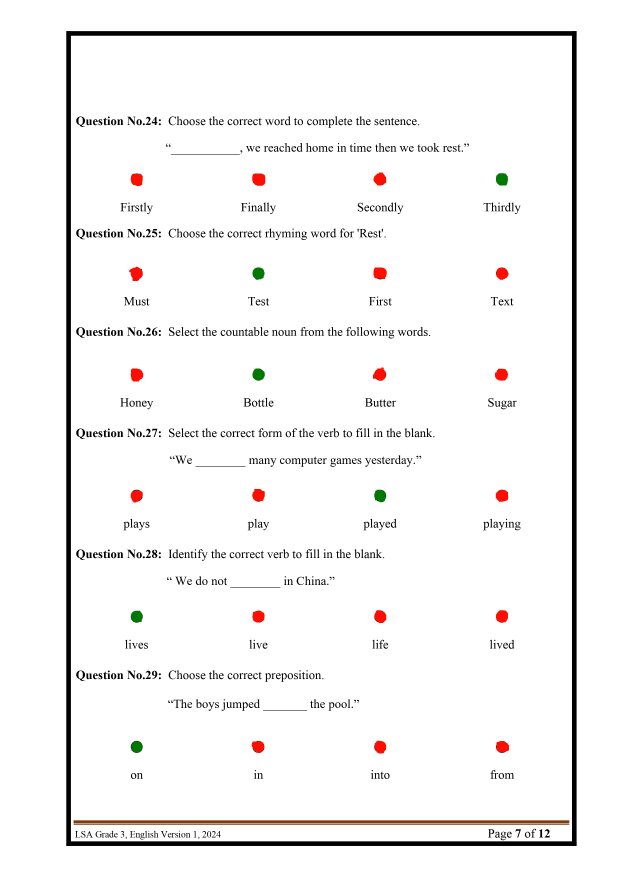
#> input picture input/correctans.png, 2481 x 3508 px (shown at 1/4 size)
$ python cordinate_helper.py
#> lines starting #> are read from the running program, lines starting #| are printed output that depends on the picture; after the words box and inside, x2 and y2 are one past the last pixel; in counts of white or black regions, pixels touching at a corner belong together
### helper.py
import cv2
import numpy as np
import utils

def need_img(image_path):
    img = cv2.imread(image_path)
    widthImg=700
    heightImg=700

    img=cv2.resize(img,(widthImg, heightImg))

    # Convert to grayscale
    gray = cv2.cvtColor(img, cv2.COLOR_BGR2GRAY)


    # Apply binary thresholding
    _, binary = cv2.threshold(gray, 0, 255, cv2.THRESH_BINARY+cv2.THRESH_OTSU)

    contours, _ = cv2.findContours(binary, mode=cv2.RETR_TREE, method=cv2.CHAIN_APPROX_SIMPLE)
    rect_contours=utils.rectContour(contours)

    boundary_contours=rect_contours[1]
    boundary_contours_points=utils.getCornerPoints(boundary_contours)
    boundary_contours_points=utils.reorder(boundary_contours_points)
    pts1 = np.float32(boundary_contours_points) # PREPARE POINTS FOR WARP
    pts2 = np.float32([[0, 0],[widthImg, 0], [0, heightImg],[widthImg, heightImg]])
    matrix = cv2.getPerspectiveTransform(pts1, pts2) # GET TRANSFORMATION MATRIX
    imgWarpColored = cv2.warpPerspective(img, matrix, (widthImg, heightImg))
    # cv2.imwrite("test1.jpg",imgWarpColored)


    return imgWarpColored


def cir_cordinates(img):
    # gray = cv2.cvtColor(img, cv2.COLOR_BGR2GRAY)


    # Apply binary thresholding
    # cv2.imwrite("img1.jpg",img)
    _, binary = cv2.threshold(img, 0, 255, cv2.THRESH_BINARY+cv2.THRESH_OTSU)

    contours, _ = cv2.findContours(binary, mode=cv2.RETR_TREE, method=cv2.CHAIN_APPROX_SIMPLE)


    # rect_contours=utils.rectContour(contours)
    cir_contours=utils.circleContour(contours)


    return cir_contours


def rearrangeCoordinates(circleCon):
    sorted_circles = sorted(circleCon, key=lambda x: (x[0][1], x[0][0]))
    return sorted_circles


# [16 lines left out: function add_response, not called in this run]

### utils.py
import cv2
import numpy as np


# [35 lines left out: function stackImages, not called in this run]

def reorder(myPoints):

    myPoints = myPoints.reshape((4, 2)) # REMOVE EXTRA BRACKET
    print(myPoints)
    myPointsNew = np.zeros((4, 1, 2), np.int32) # NEW MATRIX WITH ARRANGED POINTS
    add = myPoints.sum(1)
    print(add)
    print(np.argmax(add))
    myPointsNew[0] = myPoints[np.argmin(add)]  #[0,0]
    myPointsNew[3] =myPoints[np.argmax(add)]   #[w,h]
    diff = np.diff(myPoints, axis=1)
    myPointsNew[1] =myPoints[np.argmin(diff)]  #[w,0]
    myPointsNew[2] = myPoints[np.argmax(diff)] #[h,0]

    return myPointsNew


def rectContour(contours):

    rectCon = []
    max_area = 0
    for i in contours:
        area = cv2.contourArea(i)
        if area > 50:
            peri = cv2.arcLength(i, True)
            approx = cv2.approxPolyDP(i, 0.02 * peri, True)
            if len(approx) == 4:
                rectCon.append(i)
    rectCon = sorted(rectCon, key=cv2.contourArea,reverse=True)
    #print(len(rectCon))
    return rectCon
def getCornerPoints(cont):
    peri = cv2.arcLength(cont, True) # LENGTH OF CONTOUR
    approx = cv2.approxPolyDP(cont, 0.02 * peri, True) # APPROXIMATE THE POLY TO GET CORNER POINTS
    return approx


def circleContour(contours):
    circleCon = []
    for contour in contours:
        area = cv2.contourArea(contour)
        if area > 50:
            perimeter = cv2.arcLength(contour, True)
            if perimeter == 0:  # To avoid division by zero
                continue
            circularity = 4 * np.pi * (area / (perimeter * perimeter))
            if 0.7 < circularity < 1.2:  # Adjust the range to match circular contours more precisely
                ((x, y), radius) = cv2.minEnclosingCircle(contour)
                center = (int(x), int(y))
                radius = int(radius)
                circleCon.append((center, radius))
    return circleCon


# [14 lines left out: function is_circle_filled, not called in this run]

### cordinate_helper.py
import cv2
import numpy as np
import os
import requests
import helper


all_cor="./input/correctans.png"
url = "http://127.0.0.1:8000/json-file"

pg_no=1

img = cv2.imread(all_cor)
#> img is the input picture: shape (3508, 2481, 3); mean B, G, R 243.5, 243.9, 244.9
widthImg=700
heightImg=700
img=cv2.resize(img,(widthImg, heightImg))
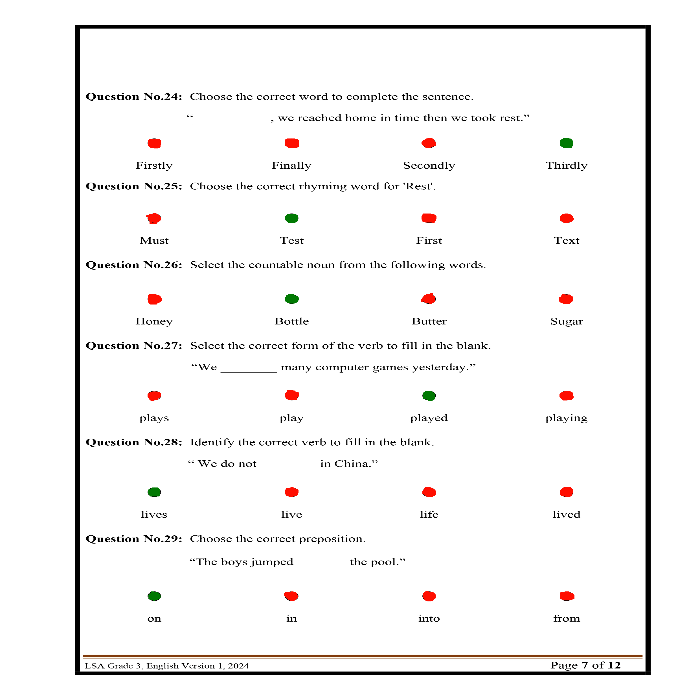
#> img: shape (700, 700, 3); mean B, G, R 243.8, 244.2, 245.2

# Convert to grayscale
gray = cv2.cvtColor(img, cv2.COLOR_BGR2GRAY)


all_cor=helper.need_img(all_cor)
#> in need_img, `_, binary = cv2.threshold(gray, 0, 255, cv2.THRESH_BINARY+cv2.THRESH_O..`:
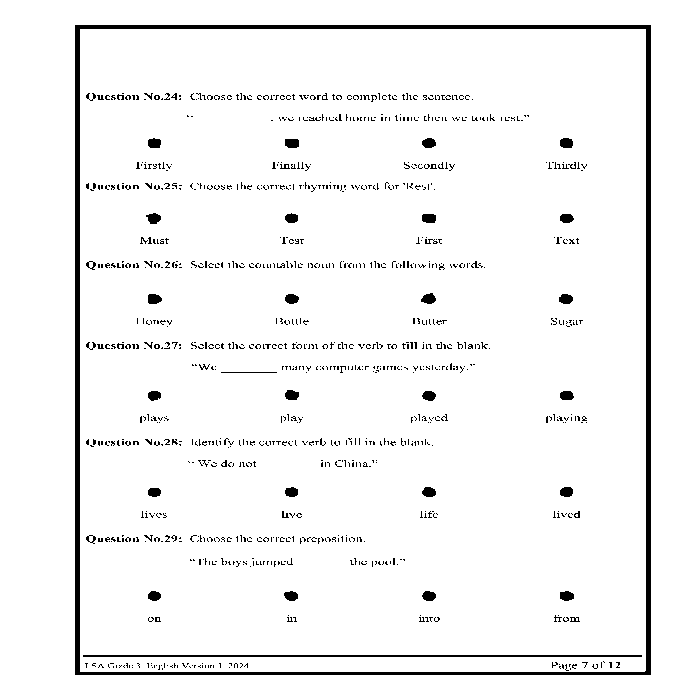
#> binary: shape (700, 700); 95.7% white; 997 black regions (936 under 20 px)
#> in need_img, `contours, _ = cv2.findContours(binary, mode=cv2.RETR_TREE, method=cv2...`: contours = 1591 contours, 1481 with area under 20; largest, box (x1, y1, x2, y2) and area: (0, 0, 700, 700) 488601, (74, 24, 652, 676) 375625, (80, 29, 646, 672) 362730, (82, 654, 643, 658) 1678, (284, 138, 300, 149) 138
#> the loop in rectContour, `for i in contours:` made 1591 passes
#> (area, peri, approx) on passes 1, 2, 3, 103, 635: (488601, 2796, [[0, 0], [0, 699], [699, 699], [699, 0]]), (375625, 2453.7, [[75, 24], [651, 25], [650, 675], [74, 674]]), (362729.5, 2413.4, [[80, 29], [80, 671], [644, 671], [645, 29]]), (1678, 1123.7, [[82, 655], [642, 656]]), (112, 115.7, [[220, 372], [277, 372]])
#> (area, peri) on passes 111, 130, 131, 132, 133, 359: (53.5, 41.56), (132, 44.97), (127, 42.63), (125.5, 43.21), (119.5, 41.21), (117, 40.97)
#> after the loop in rectContour, `for i in contours:`: rectCon = 3 contours; box (x1, y1, x2, y2) and area: (0, 0, 700, 700) 488601, (74, 24, 652, 676) 375625, (80, 29, 646, 672) 362730
#> in need_img, `rect_contours=utils.rectContour(contours)`: rect_contours has the same summary as rectCon in rectContour
#> in need_img, `boundary_contours=rect_contours[1]`: boundary_contours = [[74, 25], [75, 24], [650, 24], [651, 25], [651, 674], [650, 675], [75, 675], [74, 674]]
#> in getCornerPoints, `peri = cv2.arcLength(cont, True)`: peri = 2453.7
#> in getCornerPoints, `approx = cv2.approxPolyDP(cont, 0.02 * peri, True)`: approx = [[75, 24], [651, 25], [650, 675], [74, 674]]
#| [[ 75  24]
#|  [651  25]
#|  [650 675]
#|  [ 74 674]]
#> in reorder, `add = myPoints.sum(1)`: add = [99, 676, 1325, 748]
#| [  99  676 1325  748]
#| 2
#> in reorder, `diff = np.diff(myPoints, axis=1)`: diff = [-51, -626, 25, 600]
#> in need_img, `boundary_contours_points=utils.reorder(boundary_contours_points)`: boundary_contours_points = [[75, 24], [651, 25], [74, 674], [650, 675]]
#> in need_img, `matrix = cv2.getPerspectiveTransform(pts1, pts2)`: matrix = [[1.22, 0.00187, -91.19], [-0.00187, 1.08, -25.71], [-3.5e-20, -1.25e-19, 1]]
#> in need_img, `imgWarpColored = cv2.warpPerspective(img, matrix, (widthImg, heightImg))`:
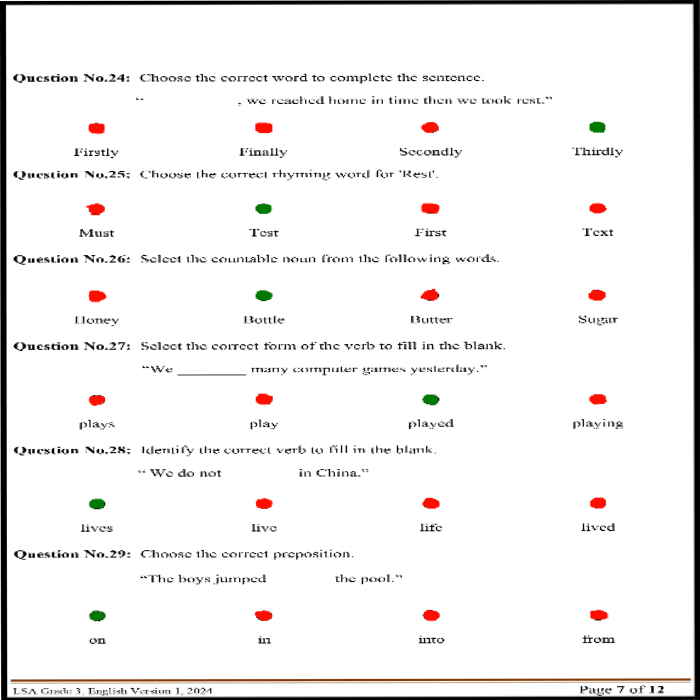
#> imgWarpColored: shape (700, 700, 3); mean B, G, R 240.7, 241.2, 242.5
gray = cv2.cvtColor(all_cor, cv2.COLOR_BGR2GRAY)
inverted_image = cv2.bitwise_not(gray)
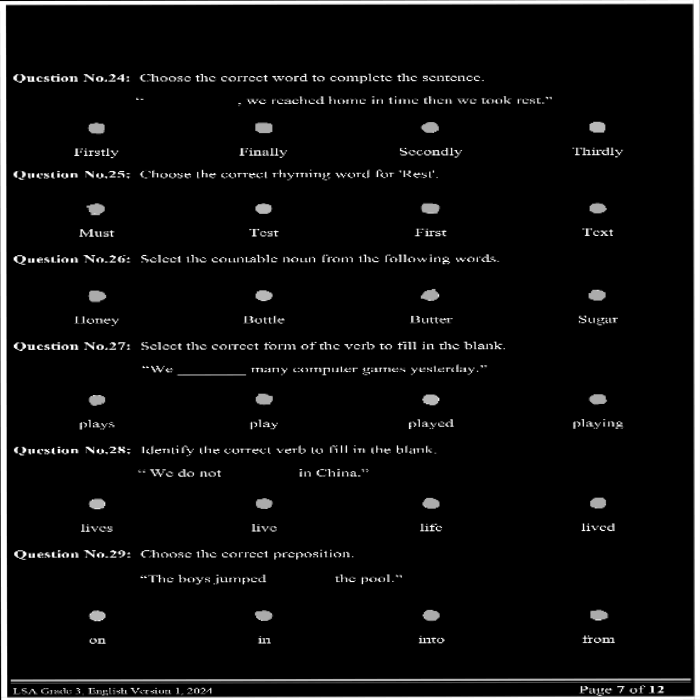
#> inverted_image: shape (700, 700); min 0, max 255, mean 13.5


cir_all_cor=helper.cir_cordinates(inverted_image)
#> in cir_cordinates, `_, binary = cv2.threshold(img, 0, 255, cv2.THRESH_BINARY+cv2.THRESH_OT..`:
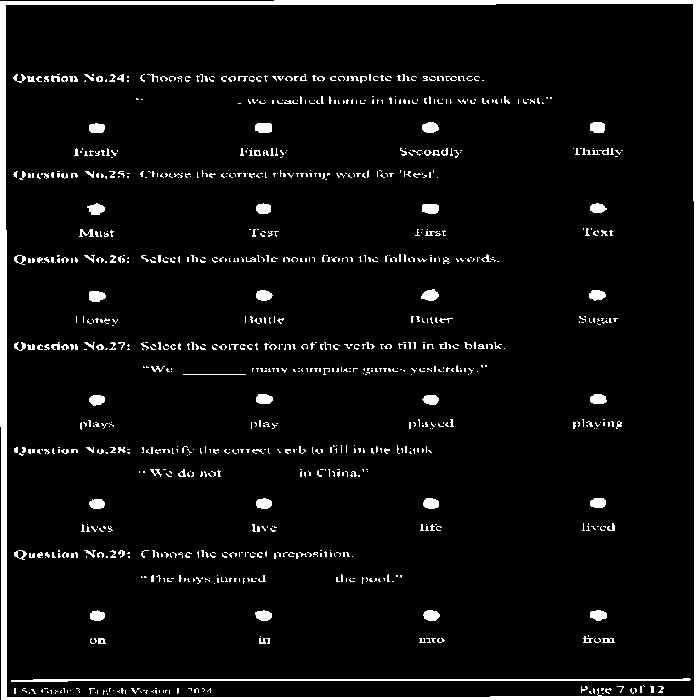
#> binary: shape (700, 700); 5.9% white; 980 white regions (843 under 20 px)
#> in cir_cordinates, `contours, _ = cv2.findContours(binary, mode=cv2.RETR_TREE, method=cv2...`: contours = 1010 contours, 959 with area under 20; largest, box (x1, y1, x2, y2) and area: (0, 0, 700, 700) 488055, (5, 3, 695, 698) 476798, (11, 678, 691, 682) 720, (255, 123, 272, 133) 134, (89, 291, 106, 302) 132
#> the loop in circleContour, `for contour in contours:` made 1010 passes
#> (area, perimeter, circularity, x, y, radius, center) on passes 1, 2, 76, 78, 79, 221, 222, 223, 224, 388, 584, 585: (488055, 2794.8, 0.785, 350, 349.5, 493, (349, 349)), (476798, 2778.6, 0.776, 349.5, 350, 487, (349, 350)), (122.5, 45.56, 0.742, 598, 614.5, 8, (598, 614)), (122, 44.97, 0.758, 263, 614.5, 8, (263, 614)), (109, 42.14, 0.771, 97, 615.5, 7, (97, 615)), (112, 42.97, 0.762, 96.5, 503.5, 7, (96, 503)), (118.5, 42.73, 0.816, 597.5, 502.5, 7, (597, 502)), (125.5, 43.56, 0.831, 430.6, 503.5, 7, (430, 503)), (121.5, 43.56, 0.805, 263.5, 503, 7, (263, 503)), (117.5, 42.38, 0.822, 96.5, 399, 7, (96, 399)), (131.5, 46.73, 0.757, 96.69, 295.5, 8, (96, 295)), (120, 44.97, 0.746, 596.9, 295, 8, (596, 295))
#> (area, perimeter, circularity, x, y, radius) on passes 77, 387, 389, 390, 717, 867: (125, 43.8, 0.819, 431, 615, 8), (112.5, 42.38, 0.787, 430, 399, 8), (121, 44.14, 0.78, 598, 399, 8), (123, 44.14, 0.793, 264, 399, 8), (130, 46.49, 0.756, 430, 208, 8), (127.5, 44.38, 0.813, 430, 127, 8)
#> after the loop in circleContour, `for contour in contours:`: circleCon = 25 items
#> cir_all_cor = 25 items

arr_cir_all_cor=helper.rearrangeCoordinates(cir_all_cor)
#> arr_cir_all_cor = 25 items
print(arr_cir_all_cor)
#> (printed output is left out)
data={}
script_directory = os.path.dirname(os.path.abspath(__file__))
output_directory = os.path.join(script_directory, "cord_img")
# output_directory = './cord_img'
output_path = os.path.join(output_directory, f'saved_image{pg_no}.jpg')
print(output_path)

for i, (center, radius) in enumerate(arr_cir_all_cor):


        text = f"{center}"
        font = cv2.FONT_HERSHEY_SIMPLEX
        x=center[0]
        y=center[1]
        r=radius
        data=[{"page_no":pg_no,"x":x,"y":y,"r":r}]
#> (the run stopped early here; a loop or call above may not have finished)
